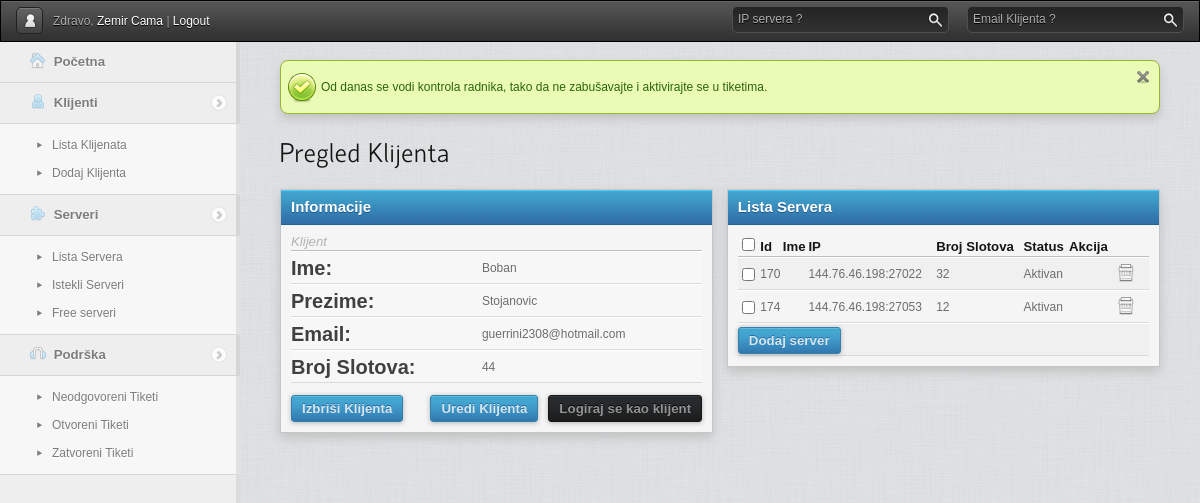
Page /gpanel/csafasfasfas/admin.php?page=klijenti&akcija=pregled&id=8 (signed in) on the committed database.
### tables this page shows
CREATE TABLE `clients` (
  `id` int(11) NOT NULL AUTO_INCREMENT,
  `fname` text NOT NULL,
  `lname` text NOT NULL,
  `email` text NOT NULL,
  `password` text NOT NULL,
  `lastactivity` text,
  PRIMARY KEY (`id`)
);

CREATE TABLE `serveri` (
  `id` int(11) NOT NULL AUTO_INCREMENT,
  `user_id` int(11) NOT NULL,
  `box_id` int(11) NOT NULL,
  `ip_id` int(11) NOT NULL,
  `name` text NOT NULL,
  `mod` text NOT NULL,
  `map` text NOT NULL,
  `port` text NOT NULL,
  `fps` int(11) NOT NULL DEFAULT '300',
  `slotovi` int(11) NOT NULL,
  `username` text NOT NULL,
  `password` text NOT NULL,
  `istice` date NOT NULL,
  `status` text NOT NULL,
  `startovan` int(11) NOT NULL DEFAULT '0',
  `free` text,
  `uplatnica` text,
  PRIMARY KEY (`id`)
);

CREATE TABLE `ip` (
  `id` int(11) NOT NULL AUTO_INCREMENT,
  `box_id` int(11) NOT NULL,
  `ip` text NOT NULL,
  PRIMARY KEY (`id`)
);

### gpanel/includes/libs/sysplugins/smarty_internal_data.php (called while the page is built, shortened)
<?php
class Smarty_Internal_Data {
    public function getVariable($_variable, $_ptr = null, $search_parents = true, $error_enable = true)
    {
        if ($_ptr === null) {
            $_ptr = $this;
        } while ($_ptr !== null) {
            if (isset($_ptr->tpl_vars[$_variable])) {
                return $_ptr->tpl_vars[$_variable];
            }
            if ($search_parents) {
                $_ptr = $_ptr->parent;
            } else {
                $_ptr = null;
            }
        }
        if ($this->smarty->error_unassigned && $error_enable) {
            throw new SmartyException('Undefined Smarty variable "' . $_variable . '"');
        } else {
            return new Undefined_Smarty_Variable;
        }
    }
}
class Smarty_Variable {
    public function __construct ($value = null, $nocache = false, $scope = Smarty::SCOPE_LOCAL)
    {
        $this->value = $value;
    }
}
?>

### gpanel/cache/template_c/9fbed5251e59777b9f761bc8775c28b73c678aa8.file.view_client.tpl.php (the view, shortened to what this page needs)
<?php if(!defined('SMARTY_DIR')) exit('no direct access allowed');
$_smarty_tpl->decodeProperties(array (
  'file_dependency' =>
  array (
    '9fbed5251e59777b9f761bc8775c28b73c678aa8' =>
    array (
      0 => 'template/view_client.tpl',
      1 => 1440795714,
      2 => 'file',
    ),
  ),
  'nocache_hash' => '9763656285a5162742b7d52-60026744',
  'function' =>
  array (
  ),
  'has_nocache_code' => false,
)); ?>
<div id="content">
<h1>Pregled Klijenta</h1>
<div class="bloc left">
    <div class="title">
        Informacije
    </div>
    <div class="content">
            <table class="noalt">
                <thead>
                    <tr>
                        <th colspan="2"><em>Klijent</em></th>
                    </tr>
                </thead>
                <tbody>
                    <tr>
                        <td><h4>Ime:</h4></td>
                        <td><?php echo $_smarty_tpl->getVariable('ime')->value;?>
</td>
                    </tr>
                    <tr>
                        <td><h4>Prezime:</h4></td>
                        <td><?php echo $_smarty_tpl->getVariable('prezime')->value;?>
</td>
                    </tr>
                    <tr>
                        <td><h4>Email:</h4></td>
                        <td><?php echo $_smarty_tpl->getVariable('email')->value;?>
</td>
                    </tr>
                    <tr>
                        <td><h4>Broj Slotova:</h4></td>
                        <td><?php echo $_smarty_tpl->getVariable('slotovi')->value;?>
</td>
                    </tr>
                </tbody>
            </table>
                    <br />
                    <center>
        <div class="submit" style="float:left;">
            <form action="admin.php" method="get" >
            <input type="submit" value="Izbriši Klijenta" />
            </form>
        </div>
      <div style="float:right;">
         <div class="submit" style="float:left; margin-right:10px;">
            <form action="admin.php" method="get">
            <input type="submit" value="Uredi Klijenta" />
            </form>
        </div>
        <div class="submit" style="float:right;">
            <input type="reset" class="black" value="Logiraj se kao klijent" onclick="window.open('<?php echo $_smarty_tpl->getVariable('link')->value;?>
index.php?support=<?php echo $_smarty_tpl->getVariable('id')->value;?>
');" />
        </div>
      </div>
                    </center>
    </div>
</div>
<div class="bloc right">
    <div class="title">
        Lista Servera
    </div>
    <div class="content">
        <table>
            <thead>
                <tr>
                    <th><input type="checkbox" class="checkall"/></th>
                    <th>Id</th>
                    <th>Ime</th>
                    <th>IP</th>
                    <th>Broj Slotova</th>
                    <th>Status</th>
                    <th>Akcija</th>
                </tr>
            </thead>
            <tbody>
            <?php  $_smarty_tpl->tpl_vars['server'] = new Smarty_Variable;
 $_from = $_smarty_tpl->getVariable('serveri')->value; if (!is_array($_from) && !is_object($_from)) { settype($_from, 'array');}
if ($_smarty_tpl->_count($_from) > 0){
    foreach ($_from as $_smarty_tpl->tpl_vars['server']->key => $_smarty_tpl->tpl_vars['server']->value){
?>
                <tr>
                    <td><input type="checkbox" /></td>
                    <td><a href="admin.php?page=serveri&akcija=uredi&id=<?php echo $_smarty_tpl->tpl_vars['server']->value['id'];?>
"><?php echo $_smarty_tpl->tpl_vars['server']->value['id'];?>
</a></td>
                    <td><?php echo $_smarty_tpl->tpl_vars['server']->value['ime'];?>
</td>
                    <td><?php echo $_smarty_tpl->tpl_vars['server']->value['ip'];?>
:<?php echo $_smarty_tpl->tpl_vars['server']->value['port'];?>
</td>
                    <td><?php echo $_smarty_tpl->tpl_vars['server']->value['slotovi'];?>
</td>
                    <td><?php echo $_smarty_tpl->tpl_vars['server']->value['status'];?>
</td>
                    <td class="actions"><a href="admin.php?page=serveri&akcija=lista&brisi=<?php echo $_smarty_tpl->tpl_vars['server']->value['id'];?>
" title="Izbriši ovaj server"><img src="template/img/icons/delete.png" alt="" /></a></td>
                </tr>
             <?php }} else { ?>
             <tr>
             <td colspan="7">Nema ni jednog servera</td>
             </tr>
             <?php } ?>
	      <tr> <td colspan="7">
        <div class="submit" style="float:left;">
	    <input type="submit" value="Dodaj server" onclick="window.open('admin.php?page=serveri&akcija=dodaj&korak=2&klijent=<?php echo $_smarty_tpl->getVariable('id')->value;?>
');" />
        </div> </td>
	      </tr>
            </tbody>
        </table>
    </div>
</div>
</div>

### gpanel/cache/template_c/435d10930e41bb21c503ce88a0dfdada07016644.file.header.tpl.php (shortened to what this page needs)
<?php if(!defined('SMARTY_DIR')) exit('no direct access allowed');
$_smarty_tpl->decodeProperties(array (
  'file_dependency' =>
  array (
    '435d10930e41bb21c503ce88a0dfdada07016644' =>
    array (
      0 => 'template/header.tpl',
      1 => 1440795692,
      2 => 'file',
    ),
  ),
  'nocache_hash' => '8872469365a51625f985c49-26673148',
  'function' =>
  array (
  ),
  'has_nocache_code' => false,
)); ?>
<!DOCTYPE html>
<html>
    <head>
        <link rel="stylesheet" href="template/css/reset.css" />
        <link rel="stylesheet" href="template/css/style.css" />
        <link rel="stylesheet" href="template/css/jqueryui/jqueryui.css" />
        <link rel="stylesheet" href="template/js/jwysiwyg/jquery.wysiwyg.old-school.css" />
        <link rel="stylesheet" href="template/js/zoombox/zoombox.css" />
    </head>
    <body class="white" onload="Refresh()">
        <div id="head">
            <div class="left">
                <a href="admin.php?page=profile" class="button profile"><img src="template/img/icons/huser.png" alt="" /></a>
                Zdravo,
                <a href="admin.php?page=profile"><?php echo $_smarty_tpl->getVariable('admin')->value['fname'];?>
 <?php echo $_smarty_tpl->getVariable('admin')->value['lname'];?>
</a>
                |
                <a href="../logout.php?admin=yes">Logout</a>
            </div>
            <div style="float:right; margin-right: 250px;">
                <form action="" id="search" method="post" class="search placeholder">
                    <label>IP servera ?</label>
                    <input type="text" value="" name="qq" class="text"/>
                    <input type="submit" value="rechercher" class="submit"/>
                </form>
            </div>
            <div class="right">
                <form action="" id="search" method="post" class="search placeholder">
                    <label>Email Klijenta ?</label>
                    <input type="text" value="" name="q" class="text"/>
                    <input type="submit" value="rechercher" class="submit"/>
                </form>
            </div>
        </div>
        <div id="sidebar">
            <ul>
                <li class="nosubmenu">
                    <a href="admin.php">
                        <img src="template/img/icons/menu/home.png" alt="" />
                        Početna
                    </a>
                </li>
                 <li><a href="#"><img src="template/img/icons/menu/client.png" alt="" /> Klijenti</a>
                    <ul>
                                                <li><a href="admin.php?page=klijenti&akcija=lista">Lista Klijenata</a></li>
                                                <li><a href="admin.php?page=klijenti&akcija=dodaj">Dodaj Klijenta</a></li>
                    </ul>
                </li>
<li><a href="#"><img src="template/img/icons/menu/server.png" alt="" /> Serveri</a>
                    <ul>
                                                <li><a href="admin.php?page=serveri&akcija=lista">Lista Servera</a></li>
                                                <li><a href="admin.php?page=serveri&akcija=lista&istekli=1">Istekli Serveri</a></li>
												<li><a href="admin.php?page=serveri&akcija=listaa&free=1">Free serveri</a></li>
                    </ul>
                </li>
                <li><a href="#"><img src="template/img/icons/menu/support.png" alt="" /> Podrška</a>
                    <ul>
                    	<li><a href="admin.php?page=podrska&status=Neodgovoren"><span>Neodgovoreni Tiketi</span></a></li>
                        <li><a href="admin.php?page=podrska&status=Otvoren"><span>Otvoreni Tiketi</span></a></li>
                        <li><a href="admin.php?page=podrska&status=Zatvoren"><span>Zatvoreni Tiketi</span></a></li>
                    </ul>
                </li>
            </ul>
        </div>
<div id="content" style="padding: 0; margin: 28px 40px -40px 280px;">
<br />
<div class="notiff success bloc">
	Od danas se vodi kontrola radnika, tako da ne zabušavajte i aktivirajte se u tiketima.
	<a class="close" href="#"></a>
</div>
</div>

### rows in the picture
clients: fname "Boban", lname "Stojanovic", email "guerrini2308@hotmail.com"
serveri: id "170", ip.ip "144.76.46.198", port "27022", slotovi "32", status "Aktivan"
serveri: id "174", ip.ip "144.76.46.198", port "27053", slotovi "12", status "Aktivan"

### other values in the picture
$_smarty_tpl->getVariable('admin')->value['fname'] "Zemir"
$_smarty_tpl->getVariable('admin')->value['lname'] "Cama"
$_smarty_tpl->getVariable('slotovi')->value "44"
